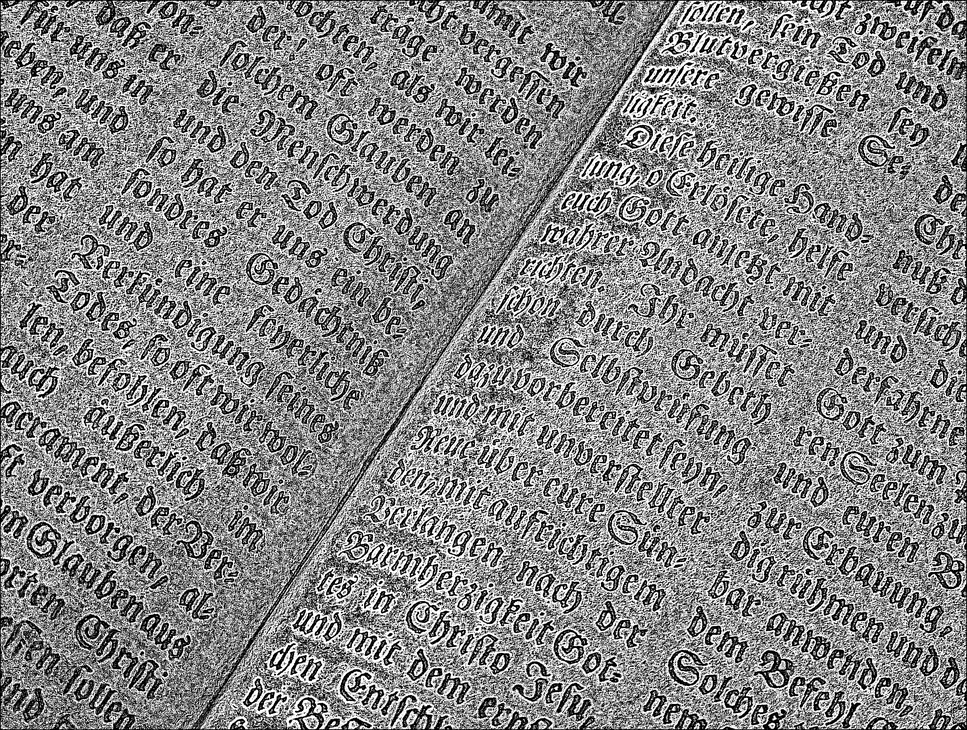
#> input picture lab3/pictures_src/Binary_text.png, 967 x 730 px, shrunk from 3710 x 2802 before the run; its folder holds 4 pictures in this run
$ python lab3.py
#> lines starting #> are read from the running program, lines starting #| are printed output that depends on the picture; after the words box and inside, x2 and y2 are one past the last pixel; in counts of white or black regions, pixels touching at a corner belong together
from PIL import Image
import numpy as np
from os import path

def prompt(variants: dict):
    for number, variant in enumerate(variants.keys(), 1):
        print(f'{number} - {variant}')
    input_correct = False
    user_input = 0
    while not input_correct:
        try:
            user_input = int(input('> '))
            if user_input <= 0 or user_input > len(variants):
                raise ValueError
            input_correct = True
        except ValueError:
            print("Введите корректное значение")
#> this loop made 1 pass; the answer given on pass 1: 3
    return dict(enumerate(variants.values(), 1))[user_input]

def save_image(image_array, filename):
    img = Image.fromarray(image_array.astype(np.uint8))
    img.save(path.join('pictures_results', filename))

def image_to_array(image_name: str) -> np.ndarray:
    file_path = path.join('pictures_src', image_name)
    if not path.exists(file_path):
        raise FileNotFoundError(f"File not found: {file_path}")
    img_src = Image.open(file_path).convert('RGB')
    return np.array(img_src)

def load_image(image_path):
#> called with image_path = 'pictures_src/Binary_text.png'
    return np.array(Image.open(image_path).convert('L'))
#> returned value is the input picture: shape (730, 967); min 0, max 255, mean 133.5

def remove_white_fringe_binary_5x5(image_name):
    binary_filename = path.join('pictures_src', image_name)
    if not path.exists(binary_filename):
        raise FileNotFoundError(f"Binary image not found: {binary_filename}")

    binary_img = load_image(binary_filename)
    binary_img = (binary_img > 128).astype(np.uint8)
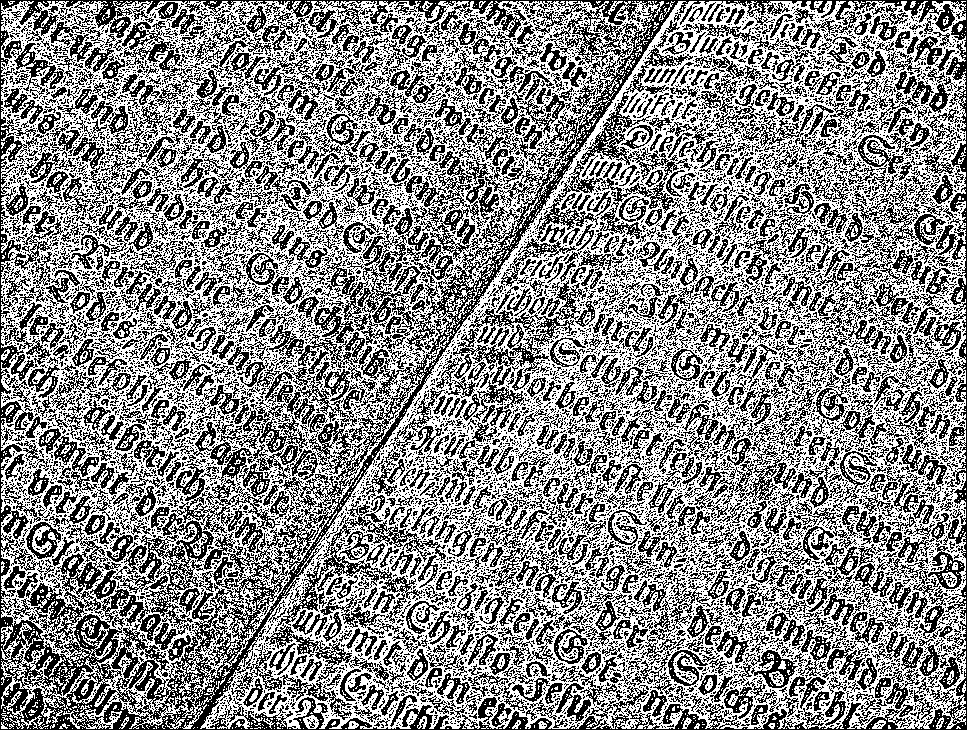
#> binary_img: shape (730, 967); values 0 (black) and 1 (white), 54% white; black in thin lines or dots

    height, width = binary_img.shape
#> height = 730; width = 967
    filtered_img = binary_img.copy()

    window_size = 5
    pad = window_size // 2

    for i in range(pad, height - pad):
        for j in range(pad, width - pad):
            window = binary_img[i - pad:i + pad + 1, j - pad:j + pad + 1]

            if binary_img[i, j] == 1 and np.sum(window) <= 1:
                filtered_img[i, j] = 0
                continue

            if binary_img[i, j] == 1 and np.sum(window) < 9:
                filtered_img[i, j] = 0
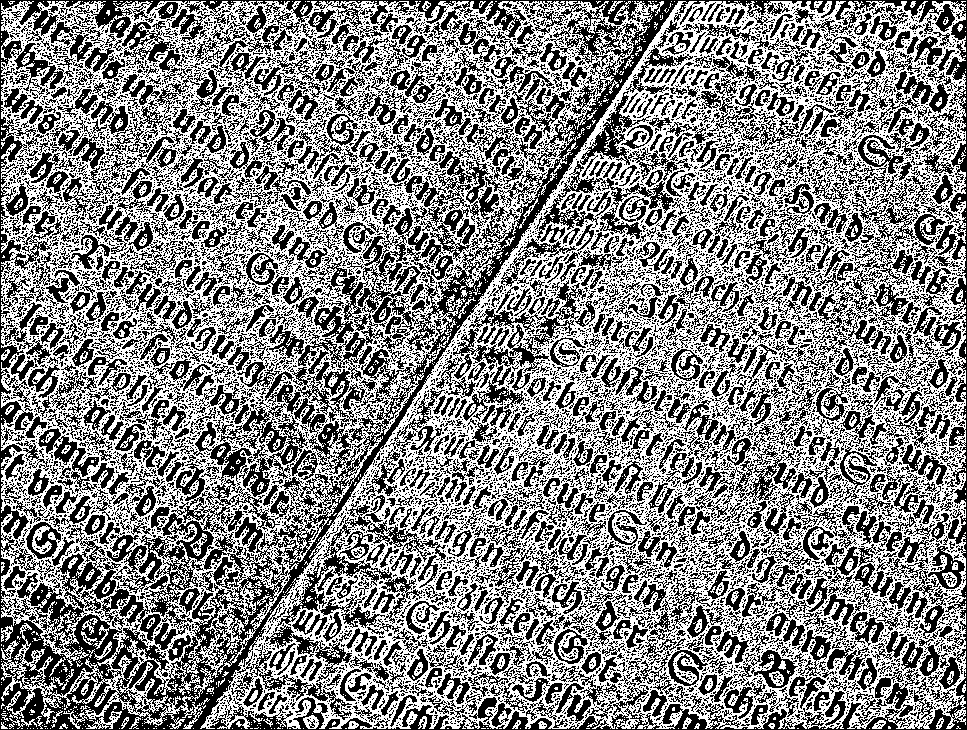
#> filtered_img: shape (730, 967); values 0 (black) and 1 (white), 52% white; 13416 black regions (11748 under 20 px), largest, box (x1, y1, x2, y2) and area: (0, 0, 967, 730) 71297, (113, 462, 280, 629) 5146, (172, 360, 328, 485) 3622

    save_image(filtered_img * 255, f'Filtered_{image_name}')

    diff_img = np.bitwise_xor(binary_img, filtered_img) * 255
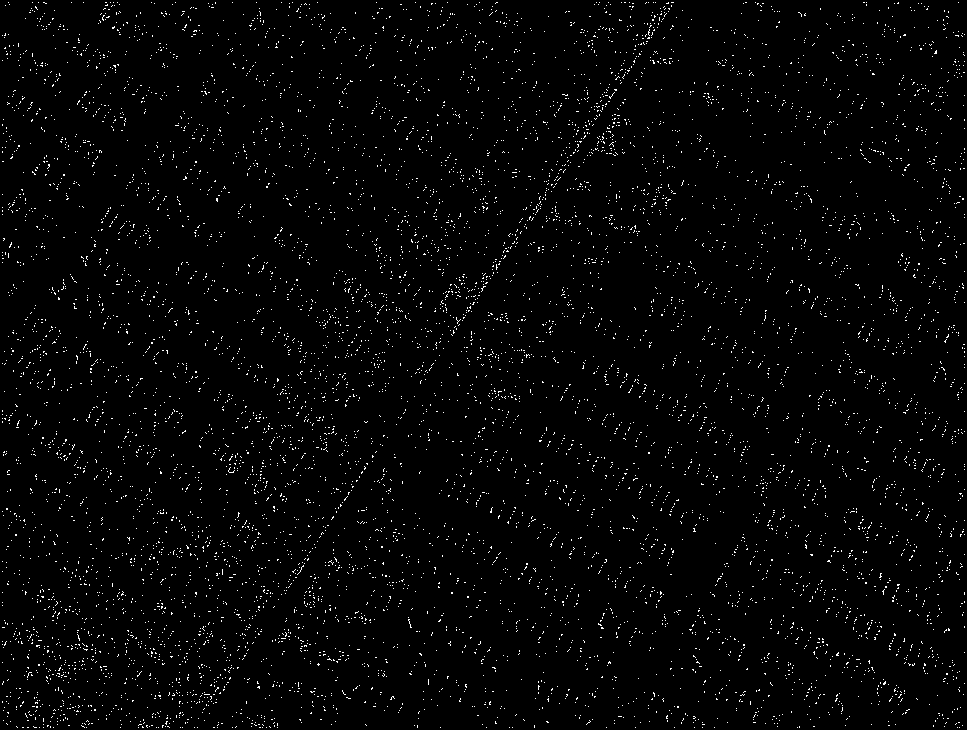
#> diff_img: shape (730, 967); 2% white in thin lines or dots
    save_image(diff_img, f'Diff_XOR_{image_name}')

images = {
    "Example": 'Binary_example.png',
    "Chess": 'Binary_chess.png',
    "Text": 'Binary_text.png',
    "Nature": 'Binary_nature.png'
}

if __name__ == '__main__':
    print("Выберете изображение:")
    selected_image = prompt(images)
    print("Processing image:", selected_image)
    print("Image filtering......")
    remove_white_fringe_binary_5x5(selected_image)
